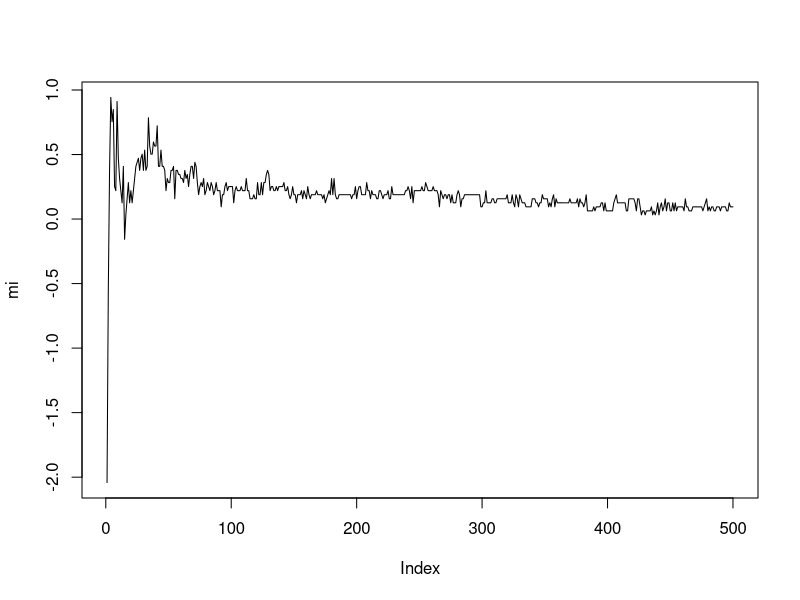
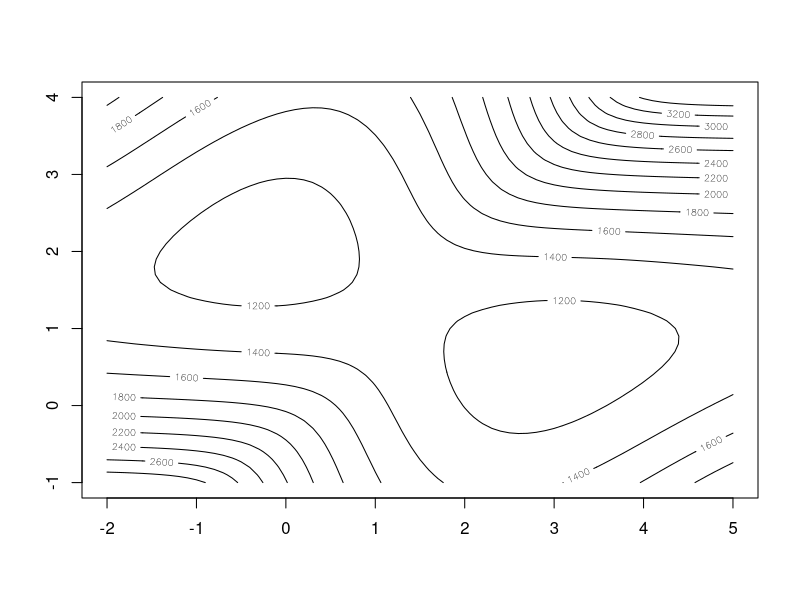
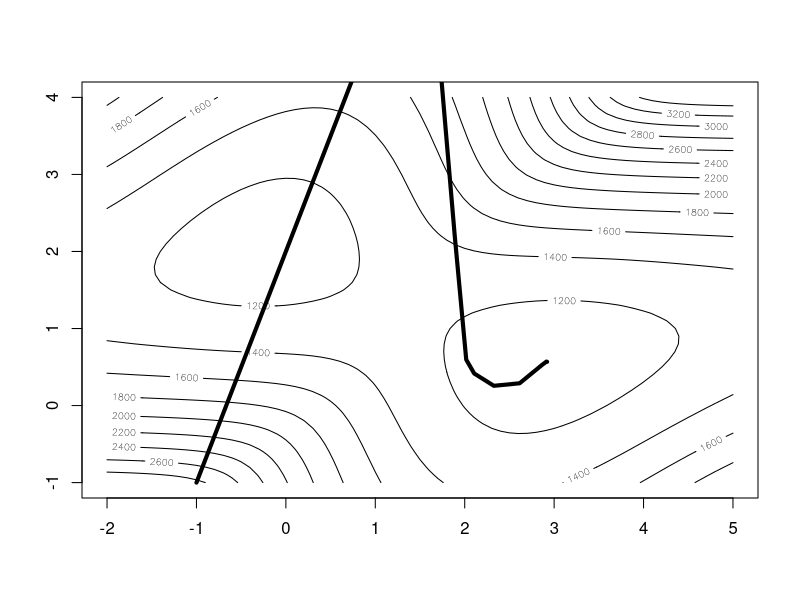
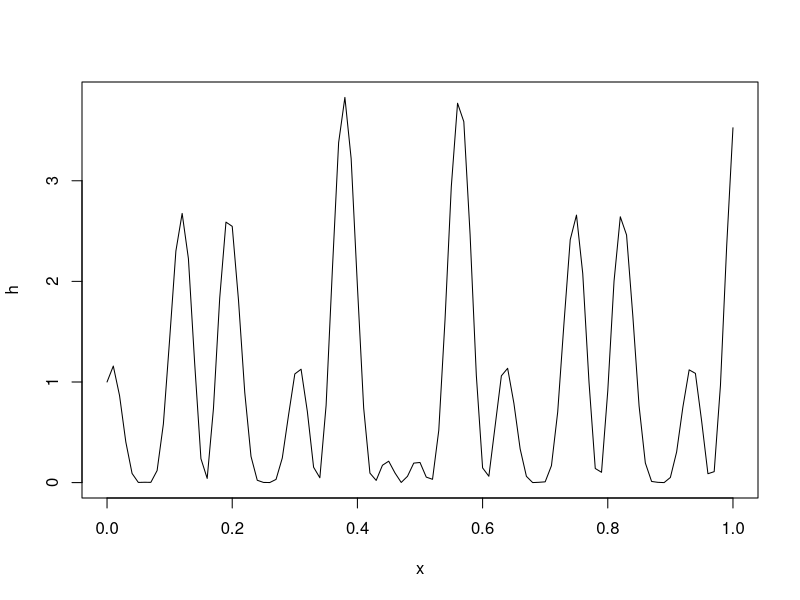
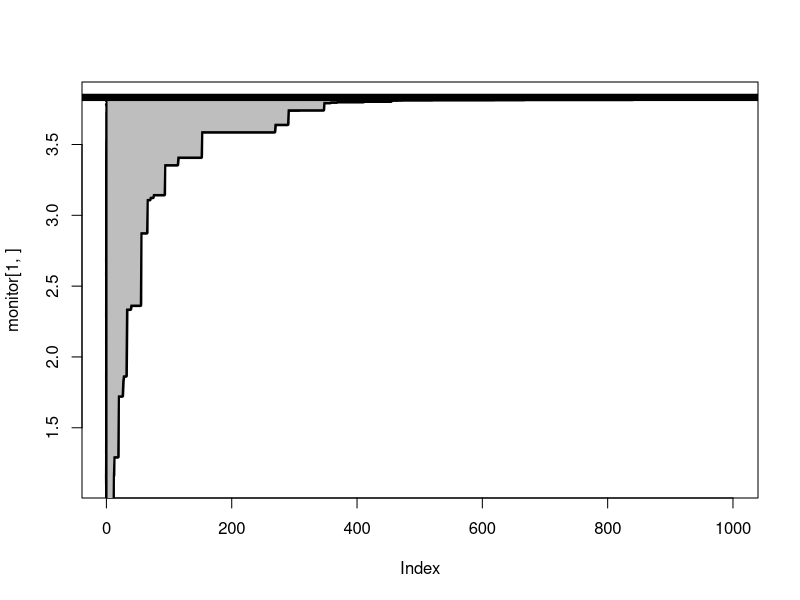
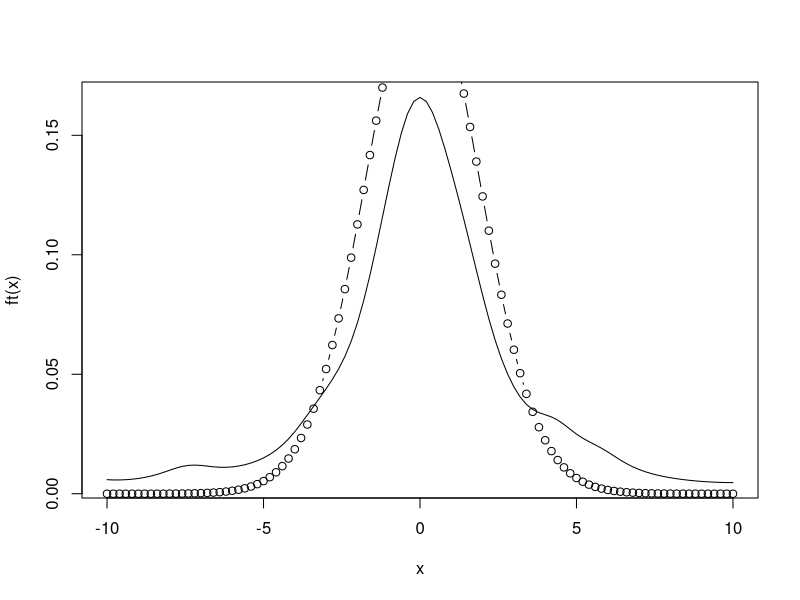
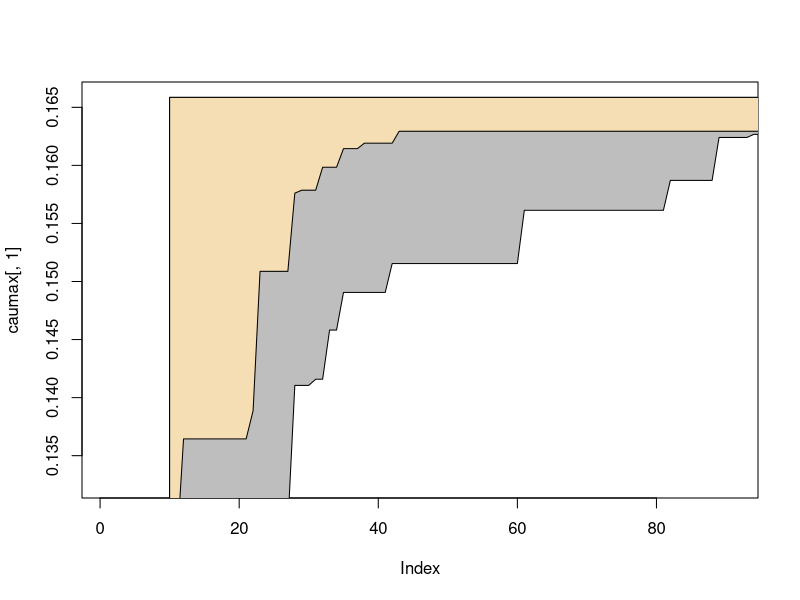
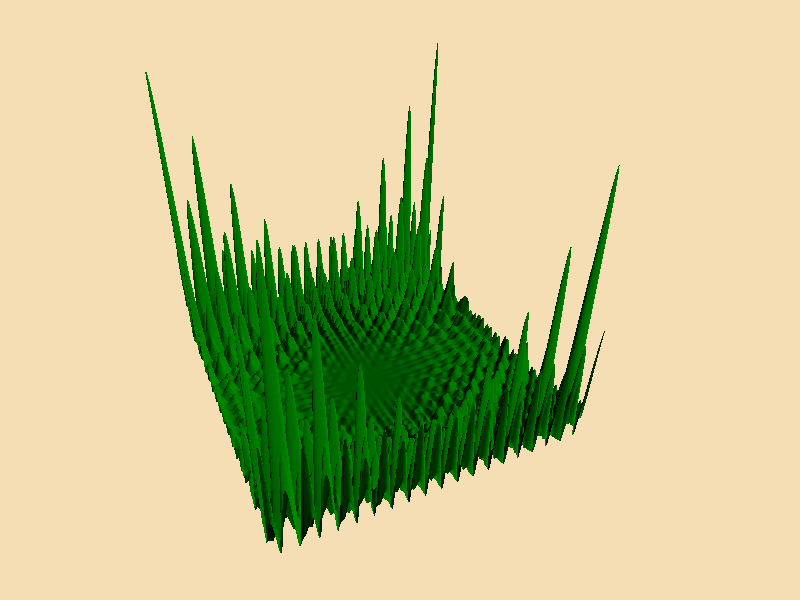

These charts were generated, in order, by the following R code: (Note: a time limit stopped this script after it produced the figures.)
rm(list = ls())

set.seed(1233)

xm<-rcauchy(500)
f<-function(y){
  -sum(log(1+(x-y)^2))}

mi<-matrix(0,500,1)
f<-function(y){-sin(y*100)^2-sum(log(1+(x-y)^2))}

for (i in 1:500){
  x<-xm[1:i]
  mi[i, 1]<-optimize(f, interval = c(-10,10), maximum = T)$max}

plot(mi, type="l")

# --------------------- example 5.2 ---------------------------

da<-rbind(rnorm(10^2), 2.5+rnorm(3*10^2))

likelihoodFunction<-function(mu){
  -1* sum(log(0.25*dnorm(da-mu[1]) + (0.75*dnorm(da-mu[2]))))
}

mu1Grid<-seq(-2,5,0.1)
mu2Grid<-seq(-1,4,0.1)

lmu1Grid<-length(mu1Grid)
lmu2Grid<-length(mu2Grid)

# variable for storing the evaluations of the likelihood over the grid
likeEval<-matrix(0,lmu1Grid,lmu2Grid)

for (i in 1:lmu1Grid){
  for (j in 1:lmu2Grid){  
    likeEval[i,j]<-likelihoodFunction(c(mu1Grid[i], mu2Grid[j]))      
    }
} 
contour(mu1Grid, mu2Grid, likeEval)



library(MASS)
Sigma <- diag(2)
startingPointsList<-mvrnorm(n = 100, rep(0, 2), Sigma)

mmu<-array(NA,dim=c(100,2,100))

for (j in 1:100){
 startingPoint<-c(-1,-1)
#  startingPoint<-startingPointsList[j,]

  mmu[1,,j]<-startingPoint

  for (i in 1:(nlm(likelihoodFunction, startingPoint)$iterations)){
    mmu[1+i,,j]<-nlm(likelihoodFunction, startingPoint, iterlim=i)$estimate }

}

contour(mu1Grid, mu2Grid, likeEval)
lines(mmu[,,1], pch=19, lwd=4)

#------------------------ example 5.3 --------------------------

h = function(x){ (cos(50*x) + sin(20*x))^2 }
x<-seq(0,1,0.01)
plot(h)

optimum<-optimize(h, interval = c(0,1), maximum = T)
argMax<-optimum$maximum
argMaxVal<-optimum$objective

# variability of a uniform sampler
rangom<-h(matrix(runif(10^5), ncol=10^3)) # sample multiple sequences from uniform
monitor<- t(apply(rangom,1,cummax)) # returns a vector whose elements are the cumulative maxima

plot(monitor[1,], type="l")
for (i in 2:100){
  lines(monitor[i,],  pch=19, lwd=4)
}
polygon(c(1:10^3,10^3:1), c(apply(monitor, 2, max), rev(apply(monitor, 2, min))), col="grey")
abline(h=optimise(h, int=c(0, 1), maximum=T)$ob, lwd=7)


cau<-rcauchy(10^2)
mcau<-median(cau)
rcau<-diff(quantile(cau, c(.25, .75)))
f<-function(x){
  z<-dcauchy(outer(x, cau, FUN = "-"))
  apply(z,1,mean)
}
fcst<-integrate(f, lower=-10, upper=10)

ft<-function(x){f(x) }

g<-function(x){dt((x-mcau)/rcau, df=49) / rcau}

curve(ft, from = -10, to = 10)
curve(g, add = T, type = "b")


# ----------------------------------
unisan<-matrix(f(runif(5*10^4,-5,5)), ncol=500)
dft<-2
causan<-matrix(f(rt(5*10^4, df=dft) * rcau + mcau), ncol=500)
unimax<-apply(unisan,2,cummax)[10:10^2,]
caumax<-apply(causan,2,cummax)[10:10^2,]
plot(caumax[,1], col="white", ylim=c(.8,1)* max(causan))

polygon(c(10:10^2,10^2:10), c(apply(unimax, 1, max), rev(apply(unimax, 1, min))), col="grey")
polygon(c(10:10^2,10^2:10), c(apply(caumax, 1, max), rev(apply(caumax, 1, min))), col="wheat")


#----------------- Example 5.6 ---------------------------
h <- function(x,y){(x*sin(20*y)+y*sin(20*x))^2 + cosh(sin(10*x)*x) + (x*cos(10*y) - y * sin(10*x))^2 * cosh(cos(20*y)*y)}
x<-seq(-3,3,le=435)
y<-x
z<-outer(x,y,h)
par(bg="wheat", mar=c(1,1,1,1))
persp(x,y,z, theta=155, phi=30, col="green4", ltheta=-120, shade=.75, border=NA, box=FALSE)  
  

# stochastisc search algorithm
start<-c(.65, .8)
theta<-matrix(start, ncol=2)
diff=iter=1
alpha<-1
beta<-1
# initialize space for gradients (we dont know the number of iterations a prior, so it should be just defined as an empty matrix)
grad<-matrix(NA, nrow = 0, ncol = 2)
argNumber<-2 # number of argumnets in the function


while (diff>10^-8){

  alpha[iter]<- 1 / ((iter + 1) )
  beta[iter]<- 1 / (((iter + 1))^0.1)
  
  zeta<-runif(argNumber) * 10
  zeta<-zeta / sqrt(t(zeta) %*% zeta) # normalization with the variance

  # compute the gradients in both directions
  
  grad<-rbind(grad, matrix(NA, nrow = 1, ncol = 2)) # extend the matrix by one row
  
  grad[iter, 1] <- alpha[iter] * zeta[1] * (-1) * ( h(theta[iter,1] + beta[iter]*zeta[1], theta[2]) - h(theta[iter,1]-beta[iter]*zeta[1], theta[2]) ) / (2*beta[iter]) 
  grad[iter, 2] <- alpha[iter] * zeta[2] * (-1) * ( h(theta[1], theta[iter,2] + beta[iter]*zeta[2]) - h(theta[1], theta[iter,2]-beta[iter]*zeta[2]) ) / (2*beta[iter]) 

  theta<-rbind(theta, theta[iter,] + grad[iter,])
  
  print(theta[iter, ])
  
  #diff<-sqrt(t(theta[iter, ])%*%theta[iter, ])
  
  scale<-sqrt(t(grad[iter, ])%*%grad[iter, ])

    print(scale)
    
#  while ( (scale>1) || sum(abs(theta[iter+1,])>3) ){
  while (scale>1){
    zeta<-runif(2) * 10
    zeta<-zeta / sqrt(t(zeta) %*% zeta) # normalization with the variance
    grad[iter, 1] <- alpha[iter] * zeta[1] * (-1) * ( h(theta[iter,1] + beta[iter]*zeta[1], theta[iter, 2]) - h(theta[iter,1]-beta[iter]*zeta[1], theta[iter, 2]) ) / (2*beta[iter]) 
    grad[iter, 2] <- alpha[iter] * zeta[2] * (-1) * ( h(theta[iter, 1], theta[iter,2] + beta[iter]*zeta[2]) - h(theta[iter, 1], theta[iter,2]-beta[iter]*zeta[2]) ) / (2*beta[iter]) 
    
    theta[iter+1,] <- theta[iter,] + grad[iter,]
    
    scale<-sqrt(t(grad[iter, ])%*%grad[iter, ])  
    }
  
  diff<-sqrt(t(grad[iter, ])%*%grad[iter, ])  
    
  iter<-iter+1
    
}


#--------------------- stocjastic approximation of h, probit model---------------
library(MASS)
da<-matrix(NA,200,2)
da[,1]<-Pima.tr$type
da[,1]<-da[,1]-1
da[,2]<-Pima.tr$bmi

probitLikelihood<-function(a,b){
  apply(pnorm(-a-outer(X=b, Y=da[,2], FUN="*"), log=T)*(1-da[,1]) + pnorm(a+outer(X=b, Y=da[,2], FUN="*"), log=T)*da[,1], 1, sum)
}

like<-1
for (i in 1:1000){
  like[i]<-probitLikelihood(i,2) }
plot(like)

# marginalizing theta1 to infere about theta0
margap<-function(a){
  b<-rt(10^3, df=5)
  dtb<-dt(b, 5, log=T)
  b = b*.3+.1
  themar<-0
  for (i in 1:10^3){
    themar <- themar + exp( probitLikelihood(a, b[i]) - dtb[i] )
  }
  return(themar)
}

# marginalizing theta0 to infere about theta1
margbp<-function(b){
  a<-rt(10^3, df=5)
  dta<-dt(a, 5, log=T)
  a = a*.3+.1
  themar<-0
  for (i in 1:10^3){
    themar <- themar + exp( probitLikelihood(a[i], b) - dta[i] )
  themar<-themar/10^3
  }
  return(themar)
}

#there are two level of stochasticity. 
# inside of the margap we need 1000 of simulations from the t. 
# then we run the entire procedure 100 times to approximate the distriution in each point a

# --------------------------- approximation of posterior of theta 0 ------------------------------
nSim<-100
seqTheta0<-seq(-4,1,0.1)
marginalPosteriorApproximationTheta0<-matrix(NA, nSim, length(seqTheta0))
index<-1

for (theta0 in seqTheta0){
  for (sim in 1:nSim){
    print(index)
    marginalPosteriorApproximationTheta0[sim, index] <- margap(theta0)
  }
  index<-index + 1
}


#xaxis<--4:1
plot(seqTheta0, marginalPosteriorApproximationTheta0[1,], ylim=c(0, max(marginalPosteriorApproximationTheta0))) 
for (i in 2:nSim){
  lines(seqTheta0, marginalPosteriorApproximationTheta0[i,])
}
polygon( c(seqTheta0, rev(seqTheta0)), c(apply(marginalPosteriorApproximationTheta0, 2, max), rev(apply(marginalPosteriorApproximationTheta0, 2, min))), col="grey")
lines(seqTheta0, apply(marginalPosteriorApproximationTheta0, 2, mean), lwd = 2)



# --------------------------- approximation of posterior of theta 1 ------------------------------
nSim<-100
seqTheta1<-seq(-1,1,0.1)
marginalPosteriorApproximationTheta1<-matrix(NA, nSim, length(seqTheta1))
index<-1

for (theta1 in seqTheta1){
  for (sim in 1:nSim){
    print(index)
    marginalPosteriorApproximationTheta1[sim, index] <- margbp(theta1)
  }
  index<-index + 1
}


#xaxis<--4:1
plot(seqTheta1, marginalPosteriorApproximationTheta1[1,], ylim=c(0, max(marginalPosteriorApproximationTheta1))) 
for (i in 2:nSim){
  lines(seqTheta1, marginalPosteriorApproximationTheta1[i,])
}
polygon(c(seqTheta1, rev(seqTheta1)), c(apply(marginalPosteriorApproximationTheta1, 2, max), rev(apply(marginalPosteriorApproximationTheta1, 2, min))), col="grey")
lines(seqTheta1, apply(marginalPosteriorApproximationTheta1, 2, mean), lwd = 2)


# example --------------------- 5.12 ------------------------
# simulate data from the mixture of two normals with he ratio of probability 1/4 to 3/4 and the corresponding means of 0 and 2.5
dataSimMix<-cbind(t(rnorm(1*10)), 6 + t(rnorm(3*10)) )
dataSimMix<-dataSimMix[sample(1:length(dataSimMix), replace = F)]


mixtureLikelihood<-function(mu1,mu2,z){
  # sum( log( 0.25*dnorm(dataSimMix[z==1]-mu1) ) ) + sum( log(0.75*dnorm(dataSimMix[z==0]-mu2) ) ) 
  sum(log( 0.25*dnorm(dataSimMix[z==1]-mu1))) + sum( log(0.75*dnorm(dataSimMix[z==0]-mu2) ) ) 
  }

nSim<-1000 # replication of likelihood evaluation for each point on the grid

margMixturePosterior<-function(mu1,mu2){
  z<-matrix(NA, 10^3, length(dataSimMix) )
  for (i in 1:10^3){
    z[i,]<-rbinom(length(dataSimMix), 1, 0.25)
  }
  dz<-dbinom(z, 1, 0.25, log=T)
  
  themar<-0
  for (i in 1:10^3){
    themar <- themar + exp( mixtureLikelihood(mu1,mu2,z[i,]) - sum(dz[i,]) )
    themar<-themar/10^3
    }
  return(themar)
}

mu1Grid<-seq(-2,1,1)
mu2Grid<-seq(0,10,1)

lmu1Grid<-length(mu1Grid)
lmu2Grid<-length(mu2Grid)

# variable for storing the evaluations of the likelihood over the grid
marginalPosteriorApproximationMixture<-array(0, dim = c(nSim, lmu1Grid, lmu2Grid) )

index<-1
for (i in 1:lmu1Grid){
  mu1<-mu1Grid[i]
  for (j in 1:lmu2Grid){
    mu2<-mu2Grid[j]
    for (sim in 1:nSim){
      print(index)
      marginalPosteriorApproximationMixture[sim, i, j] <- margMixturePosterior(mu1, mu2)
      print(log(marginalPosteriorApproximationMixture[sim, i, j]))
    }
    index<-index + 1
  }
}

marginalPosteriorMixtureAverage<-array(0, dim = c(lmu1Grid, lmu2Grid) )

for (i in 1:lmu1Grid){
  for (j in 1:lmu2Grid){
    marginalPosteriorMixtureAverage[i,j]<-mean(marginalPosteriorApproximationMixture[,i,j])
  }
}

contour(mu1Grid, mu2Grid, log(marginalPosteriorMixtureAverage) )




# one dimensional analysis. did not work
marginalPosteriorApproximationMixtureOneDim<-matrix(NA, nSim, lmu1Grid)
index=1
for (i in 1:lmu1Grid){
  mu1<-mu1Grid[i]
    mu2<-2.5
    for (sim in 1:nSim){
      print(index)
      marginalPosteriorApproximationMixtureOneDim[sim, i] <- margMixturePosterior(mu1, mu2)
    }
    index<-index + 1
  }


plot(mu1Grid, marginalPosteriorApproximationMixtureOneDim[1,], ylim=c(0, max(marginalPosteriorApproximationMixtureOneDim))) 

for (i in 2:nSim){
  lines(mu1Grid, marginalPosteriorApproximationMixtureOneDim[i,])
}
polygon(c(mu1Grid, rev(mu1Grid)), c(apply(marginalPosteriorApproximationMixtureOneDim, 2, max), rev(apply(marginalPosteriorApproximationMixtureOneDim, 2, min))), col="grey")
lines(mu1Grid, apply(marginalPosteriorApproximationMixtureOneDim, 2, mean), lwd = 2)
